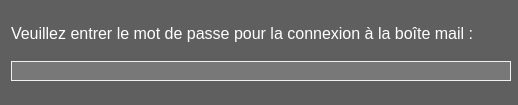
<?xml version="1.0" encoding="UTF-8"?>
<ui version="4.0">
 <class>Dialog</class>
 <widget class="QDialog" name="Dialog">
  <property name="geometry">
   <rect>
    <x>0</x>
    <y>0</y>
    <width>518</width>
    <height>105</height>
   </rect>
  </property>
  <property name="minimumSize">
   <size>
    <width>518</width>
    <height>105</height>
   </size>
  </property>
  <property name="maximumSize">
   <size>
    <width>518</width>
    <height>105</height>
   </size>
  </property>
  <property name="palette">
   <palette>
    <active>
     <colorrole role="Base">
      <brush brushstyle="SolidPattern">
       <color alpha="255">
        <red>255</red>
        <green>255</green>
        <blue>255</blue>
       </color>
      </brush>
     </colorrole>
     <colorrole role="Window">
      <brush brushstyle="SolidPattern">
       <color alpha="255">
        <red>95</red>
        <green>95</green>
        <blue>95</blue>
       </color>
      </brush>
     </colorrole>
    </active>
    <inactive>
     <colorrole role="Base">
      <brush brushstyle="SolidPattern">
       <color alpha="255">
        <red>255</red>
        <green>255</green>
        <blue>255</blue>
       </color>
      </brush>
     </colorrole>
     <colorrole role="Window">
      <brush brushstyle="SolidPattern">
       <color alpha="255">
        <red>95</red>
        <green>95</green>
        <blue>95</blue>
       </color>
      </brush>
     </colorrole>
    </inactive>
    <disabled>
     <colorrole role="Base">
      <brush brushstyle="SolidPattern">
       <color alpha="255">
        <red>95</red>
        <green>95</green>
        <blue>95</blue>
       </color>
      </brush>
     </colorrole>
     <colorrole role="Window">
      <brush brushstyle="SolidPattern">
       <color alpha="255">
        <red>95</red>
        <green>95</green>
        <blue>95</blue>
       </color>
      </brush>
     </colorrole>
    </disabled>
   </palette>
  </property>
  <property name="windowTitle">
   <string>Mot de passe</string>
  </property>
  <layout class="QVBoxLayout" name="verticalLayout">
   <item>
    <widget class="QLabel" name="label">
     <property name="minimumSize">
      <size>
       <width>500</width>
       <height>20</height>
      </size>
     </property>
     <property name="maximumSize">
      <size>
       <width>500</width>
       <height>20</height>
      </size>
     </property>
     <property name="palette">
      <palette>
       <active>
        <colorrole role="WindowText">
         <brush brushstyle="SolidPattern">
          <color alpha="255">
           <red>255</red>
           <green>255</green>
           <blue>255</blue>
          </color>
         </brush>
        </colorrole>
        <colorrole role="Text">
         <brush brushstyle="SolidPattern">
          <color alpha="255">
           <red>255</red>
           <green>255</green>
           <blue>255</blue>
          </color>
         </brush>
        </colorrole>
       </active>
       <inactive>
        <colorrole role="WindowText">
         <brush brushstyle="SolidPattern">
          <color alpha="255">
           <red>255</red>
           <green>255</green>
           <blue>255</blue>
          </color>
         </brush>
        </colorrole>
        <colorrole role="Text">
         <brush brushstyle="SolidPattern">
          <color alpha="255">
           <red>255</red>
           <green>255</green>
           <blue>255</blue>
          </color>
         </brush>
        </colorrole>
       </inactive>
       <disabled>
        <colorrole role="WindowText">
         <brush brushstyle="SolidPattern">
          <color alpha="255">
           <red>120</red>
           <green>120</green>
           <blue>120</blue>
          </color>
         </brush>
        </colorrole>
        <colorrole role="Text">
         <brush brushstyle="SolidPattern">
          <color alpha="255">
           <red>120</red>
           <green>120</green>
           <blue>120</blue>
          </color>
         </brush>
        </colorrole>
       </disabled>
      </palette>
     </property>
     <property name="font">
      <font>
       <pointsize>12</pointsize>
      </font>
     </property>
     <property name="text">
      <string>Veuillez entrer le mot de passe pour la connexion à la boîte mail :</string>
     </property>
    </widget>
   </item>
   <item>
    <widget class="QLineEdit" name="LE_MDP">
     <property name="minimumSize">
      <size>
       <width>500</width>
       <height>20</height>
      </size>
     </property>
     <property name="maximumSize">
      <size>
       <width>500</width>
       <height>20</height>
      </size>
     </property>
     <property name="palette">
      <palette>
       <active>
        <colorrole role="WindowText">
         <brush brushstyle="SolidPattern">
          <color alpha="255">
           <red>0</red>
           <green>0</green>
           <blue>0</blue>
          </color>
         </brush>
        </colorrole>
        <colorrole role="Button">
         <brush brushstyle="SolidPattern">
          <color alpha="255">
           <red>120</red>
           <green>120</green>
           <blue>120</blue>
          </color>
         </brush>
        </colorrole>
        <colorrole role="Text">
         <brush brushstyle="SolidPattern">
          <color alpha="255">
           <red>0</red>
           <green>0</green>
           <blue>0</blue>
          </color>
         </brush>
        </colorrole>
        <colorrole role="ButtonText">
         <brush brushstyle="SolidPattern">
          <color alpha="255">
           <red>0</red>
           <green>0</green>
           <blue>0</blue>
          </color>
         </brush>
        </colorrole>
        <colorrole role="Base">
         <brush brushstyle="SolidPattern">
          <color alpha="255">
           <red>120</red>
           <green>120</green>
           <blue>120</blue>
          </color>
         </brush>
        </colorrole>
        <colorrole role="Window">
         <brush brushstyle="SolidPattern">
          <color alpha="255">
           <red>120</red>
           <green>120</green>
           <blue>120</blue>
          </color>
         </brush>
        </colorrole>
       </active>
       <inactive>
        <colorrole role="WindowText">
         <brush brushstyle="SolidPattern">
          <color alpha="255">
           <red>0</red>
           <green>0</green>
           <blue>0</blue>
          </color>
         </brush>
        </colorrole>
        <colorrole role="Button">
         <brush brushstyle="SolidPattern">
          <color alpha="255">
           <red>120</red>
           <green>120</green>
           <blue>120</blue>
          </color>
         </brush>
        </colorrole>
        <colorrole role="Text">
         <brush brushstyle="SolidPattern">
          <color alpha="255">
           <red>0</red>
           <green>0</green>
           <blue>0</blue>
          </color>
         </brush>
        </colorrole>
        <colorrole role="ButtonText">
         <brush brushstyle="SolidPattern">
          <color alpha="255">
           <red>0</red>
           <green>0</green>
           <blue>0</blue>
          </color>
         </brush>
        </colorrole>
        <colorrole role="Base">
         <brush brushstyle="SolidPattern">
          <color alpha="255">
           <red>120</red>
           <green>120</green>
           <blue>120</blue>
          </color>
         </brush>
        </colorrole>
        <colorrole role="Window">
         <brush brushstyle="SolidPattern">
          <color alpha="255">
           <red>120</red>
           <green>120</green>
           <blue>120</blue>
          </color>
         </brush>
        </colorrole>
       </inactive>
       <disabled>
        <colorrole role="WindowText">
         <brush brushstyle="SolidPattern">
          <color alpha="255">
           <red>0</red>
           <green>0</green>
           <blue>0</blue>
          </color>
         </brush>
        </colorrole>
        <colorrole role="Button">
         <brush brushstyle="SolidPattern">
          <color alpha="255">
           <red>120</red>
           <green>120</green>
           <blue>120</blue>
          </color>
         </brush>
        </colorrole>
        <colorrole role="Text">
         <brush brushstyle="SolidPattern">
          <color alpha="255">
           <red>0</red>
           <green>0</green>
           <blue>0</blue>
          </color>
         </brush>
        </colorrole>
        <colorrole role="ButtonText">
         <brush brushstyle="SolidPattern">
          <color alpha="255">
           <red>0</red>
           <green>0</green>
           <blue>0</blue>
          </color>
         </brush>
        </colorrole>
        <colorrole role="Base">
         <brush brushstyle="SolidPattern">
          <color alpha="255">
           <red>120</red>
           <green>120</green>
           <blue>120</blue>
          </color>
         </brush>
        </colorrole>
        <colorrole role="Window">
         <brush brushstyle="SolidPattern">
          <color alpha="255">
           <red>120</red>
           <green>120</green>
           <blue>120</blue>
          </color>
         </brush>
        </colorrole>
       </disabled>
      </palette>
     </property>
     <property name="styleSheet">
      <string notr="true">background-color: rgb(120, 120, 120);
color: rgb(0, 0, 0);
border: 1px solid rgb(240, 240, 240);</string>
     </property>
     <property name="text">
      <string/>
     </property>
     <property name="echoMode">
      <enum>QLineEdit::Normal</enum>
     </property>
    </widget>
   </item>
  </layout>
 </widget>
 <resources/>
 <connections/>
</ui>
